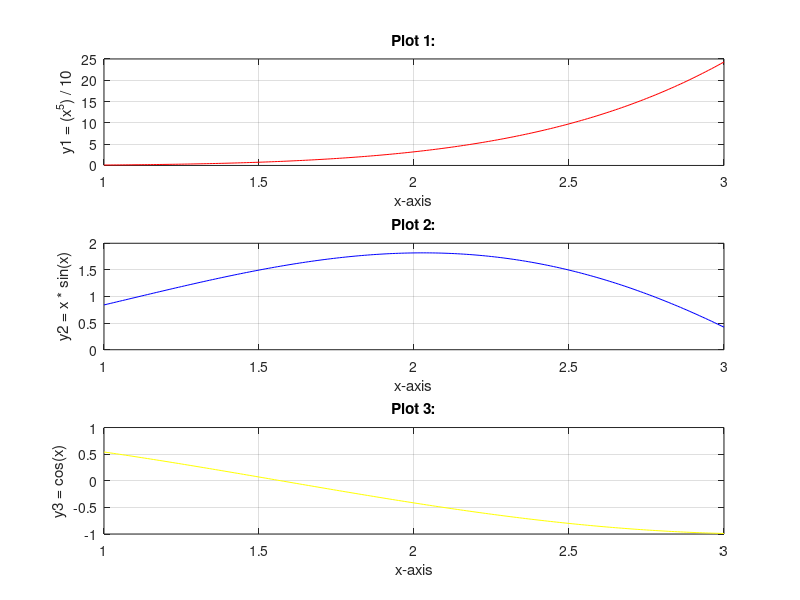

Recreate this plot in MATLAB.
x = 1:0.01:3;

y1 = (x.^5) / 10;
y2 = x.*sin(x);
y3 = cos(x);

subplot(3,1,1);
plot(x, y1, 'r');
xlabel('x-axis');
ylabel('y1 = (x^5) / 10');
title('Plot 1:');
grid on;

subplot(3,1,2);
plot(x, y2, 'b');
xlabel('x-axis');
ylabel('y2 = x * sin(x)');
title('Plot 2:');
grid on;

subplot(3,1,3);
plot(x, y3, 'y');
xlabel('x-axis');
ylabel('y3 = cos(x)');
title('Plot 3:');
grid on;

